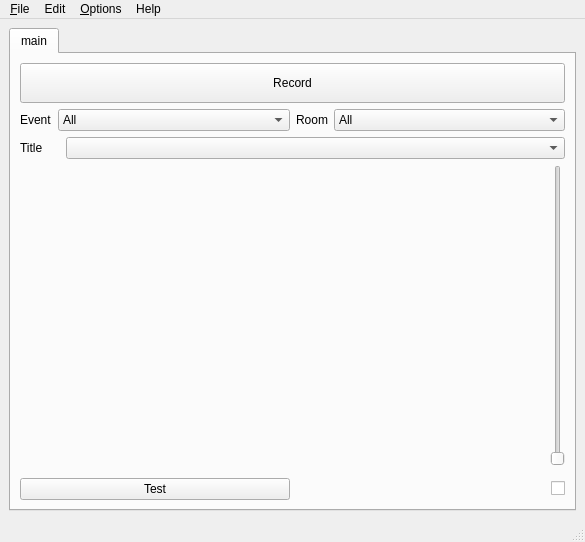
<?xml version="1.0" encoding="UTF-8"?>
<ui version="4.0">
 <class>FreeseerMainWindow</class>
 <widget class="QMainWindow" name="FreeseerMainWindow">
  <property name="geometry">
   <rect>
    <x>0</x>
    <y>0</y>
    <width>585</width>
    <height>542</height>
   </rect>
  </property>
  <property name="windowTitle">
   <string>freeseer - portable presentation recording station</string>
  </property>
  <property name="windowIcon">
   <iconset resource="../../development/freeseer/src/freeseer/frontend/default/forms/resource.qrc">
    <normaloff>:/freeseer/freeseer_logo.png</normaloff>:/freeseer/freeseer_logo.png</iconset>
  </property>
  <widget class="QWidget" name="centralwidget">
   <property name="autoFillBackground">
    <bool>false</bool>
   </property>
   <layout class="QHBoxLayout" name="horizontalLayout_4">
    <item>
     <widget class="QTabWidget" name="editTab">
      <property name="enabled">
       <bool>true</bool>
      </property>
      <property name="tabPosition">
       <enum>QTabWidget::North</enum>
      </property>
      <property name="currentIndex">
       <number>0</number>
      </property>
      <property name="elideMode">
       <enum>Qt::ElideNone</enum>
      </property>
      <property name="usesScrollButtons">
       <bool>true</bool>
      </property>
      <property name="documentMode">
       <bool>false</bool>
      </property>
      <property name="tabsClosable">
       <bool>false</bool>
      </property>
      <widget class="QWidget" name="main">
       <attribute name="title">
        <string>main</string>
       </attribute>
       <layout class="QVBoxLayout" name="verticalLayout_2">
        <item>
         <widget class="QPushButton" name="recordButton">
          <property name="minimumSize">
           <size>
            <width>0</width>
            <height>40</height>
           </size>
          </property>
          <property name="text">
           <string>Record</string>
          </property>
          <property name="icon">
           <iconset resource="../../development/freeseer/src/freeseer/frontend/default/forms/resource.qrc">
            <normaloff>:/recordButton/record_red_button.png</normaloff>
            <normalon>:/recordButton/stop_red_button.png</normalon>:/recordButton/record_red_button.png</iconset>
          </property>
          <property name="checkable">
           <bool>true</bool>
          </property>
         </widget>
        </item>
        <item>
         <layout class="QHBoxLayout" name="eventAndRoomLayout">
          <item>
           <widget class="QLabel" name="label_2">
            <property name="sizePolicy">
             <sizepolicy hsizetype="Maximum" vsizetype="Preferred">
              <horstretch>0</horstretch>
              <verstretch>0</verstretch>
             </sizepolicy>
            </property>
            <property name="minimumSize">
             <size>
              <width>0</width>
              <height>0</height>
             </size>
            </property>
            <property name="sizeIncrement">
             <size>
              <width>0</width>
              <height>0</height>
             </size>
            </property>
            <property name="text">
             <string>Event</string>
            </property>
           </widget>
          </item>
          <item>
           <widget class="QComboBox" name="eventList">
            <item>
             <property name="text">
              <string>All</string>
             </property>
            </item>
           </widget>
          </item>
          <item>
           <widget class="QLabel" name="label_6">
            <property name="sizePolicy">
             <sizepolicy hsizetype="Maximum" vsizetype="Preferred">
              <horstretch>0</horstretch>
              <verstretch>0</verstretch>
             </sizepolicy>
            </property>
            <property name="maximumSize">
             <size>
              <width>16777215</width>
              <height>24</height>
             </size>
            </property>
            <property name="text">
             <string>Room</string>
            </property>
           </widget>
          </item>
          <item>
           <widget class="QComboBox" name="roomList">
            <item>
             <property name="text">
              <string>All</string>
             </property>
            </item>
           </widget>
          </item>
         </layout>
        </item>
        <item>
         <layout class="QHBoxLayout" name="talkListLayout">
          <item>
           <widget class="QLabel" name="talkLabel">
            <property name="maximumSize">
             <size>
              <width>40</width>
              <height>24</height>
             </size>
            </property>
            <property name="text">
             <string>Title</string>
            </property>
            <property name="buddy">
             <cstring>talkList</cstring>
            </property>
           </widget>
          </item>
          <item>
           <widget class="QComboBox" name="talkList">
            <property name="toolTip">
             <string>Title of the presentation being recorded.  For example &quot;Thanh Ha - Introduction to Freeseer&quot;</string>
            </property>
           </widget>
          </item>
         </layout>
        </item>
        <item>
         <layout class="QGridLayout" name="gridLayout">
          <item row="0" column="0" rowspan="2">
           <widget class="QWidget" name="previewWidget" native="true"/>
          </item>
          <item row="0" column="2">
           <widget class="QSlider" name="audioFeedbackSlider">
            <property name="enabled">
             <bool>false</bool>
            </property>
            <property name="focusPolicy">
             <enum>Qt::NoFocus</enum>
            </property>
            <property name="maximum">
             <number>100</number>
            </property>
            <property name="singleStep">
             <number>0</number>
            </property>
            <property name="orientation">
             <enum>Qt::Vertical</enum>
            </property>
           </widget>
          </item>
         </layout>
        </item>
        <item>
         <layout class="QHBoxLayout" name="horizontalLayout_6">
          <item>
           <widget class="QPushButton" name="testButton">
            <property name="text">
             <string>Test</string>
            </property>
            <property name="checkable">
             <bool>true</bool>
            </property>
           </widget>
          </item>
          <item>
           <widget class="QCheckBox" name="audioFeedbackCheckbox">
            <property name="maximumSize">
             <size>
              <width>16777215</width>
              <height>16777215</height>
             </size>
            </property>
            <property name="toolTip">
             <string>Enable audio feedback (plays back recording audio to speakers)</string>
            </property>
            <property name="layoutDirection">
             <enum>Qt::RightToLeft</enum>
            </property>
            <property name="text">
             <string/>
            </property>
            <property name="icon">
             <iconset resource="../../development/freeseer/src/freeseer/frontend/default/forms/resource.qrc">
              <normaloff>:/headphones/headphones.png</normaloff>:/headphones/headphones.png</iconset>
            </property>
           </widget>
          </item>
         </layout>
        </item>
       </layout>
      </widget>
     </widget>
    </item>
   </layout>
  </widget>
  <widget class="QStatusBar" name="statusbar"/>
  <widget class="QMenuBar" name="menubar">
   <property name="geometry">
    <rect>
     <x>0</x>
     <y>0</y>
     <width>585</width>
     <height>26</height>
    </rect>
   </property>
   <widget class="QMenu" name="menuFile">
    <property name="title">
     <string>&amp;File</string>
    </property>
    <addaction name="actionExit"/>
   </widget>
   <widget class="QMenu" name="menuHelp">
    <property name="title">
     <string>Help</string>
    </property>
    <addaction name="actionAbout"/>
   </widget>
   <widget class="QMenu" name="menuOptions">
    <property name="title">
     <string>&amp;Options</string>
    </property>
    <widget class="QMenu" name="menuLanguage">
     <property name="title">
      <string>Language</string>
     </property>
    </widget>
    <addaction name="menuLanguage"/>
   </widget>
   <widget class="QMenu" name="menuEdit">
    <property name="title">
     <string>Edit</string>
    </property>
    <addaction name="actionPreferences"/>
    <addaction name="actionEdit_talks"/>
   </widget>
   <addaction name="menuFile"/>
   <addaction name="menuEdit"/>
   <addaction name="menuOptions"/>
   <addaction name="menuHelp"/>
  </widget>
  <action name="actionExit">
   <property name="text">
    <string>&amp;Quit</string>
   </property>
   <property name="shortcut">
    <string>Ctrl+Q</string>
   </property>
   <property name="shortcutContext">
    <enum>Qt::ApplicationShortcut</enum>
   </property>
  </action>
  <action name="actionAbout">
   <property name="text">
    <string>About</string>
   </property>
  </action>
  <action name="action">
   <property name="text">
    <string/>
   </property>
  </action>
  <action name="actionEdit_talks">
   <property name="text">
    <string>Edit Talks</string>
   </property>
  </action>
  <action name="actionPreferences">
   <property name="text">
    <string>Preferences</string>
   </property>
  </action>
 </widget>
 <tabstops>
  <tabstop>recordButton</tabstop>
  <tabstop>talkList</tabstop>
  <tabstop>audioFeedbackCheckbox</tabstop>
  <tabstop>audioFeedbackSlider</tabstop>
 </tabstops>
 <resources>
  <include location="../../development/freeseer/src/freeseer/frontend/default/forms/resource.qrc"/>
 </resources>
 <connections>
  <connection>
   <sender>testButton</sender>
   <signal>toggled(bool)</signal>
   <receiver>audioFeedbackCheckbox</receiver>
   <slot>setDisabled(bool)</slot>
   <hints>
    <hint type="sourcelabel">
     <x>241</x>
     <y>494</y>
    </hint>
    <hint type="destinationlabel">
     <x>563</x>
     <y>497</y>
    </hint>
   </hints>
  </connection>
  <connection>
   <sender>testButton</sender>
   <signal>toggled(bool)</signal>
   <receiver>recordButton</receiver>
   <slot>setDisabled(bool)</slot>
   <hints>
    <hint type="sourcelabel">
     <x>114</x>
     <y>494</y>
    </hint>
    <hint type="destinationlabel">
     <x>252</x>
     <y>80</y>
    </hint>
   </hints>
  </connection>
  <connection>
   <sender>recordButton</sender>
   <signal>toggled(bool)</signal>
   <receiver>testButton</receiver>
   <slot>setDisabled(bool)</slot>
   <hints>
    <hint type="sourcelabel">
     <x>177</x>
     <y>77</y>
    </hint>
    <hint type="destinationlabel">
     <x>166</x>
     <y>494</y>
    </hint>
   </hints>
  </connection>
  <connection>
   <sender>recordButton</sender>
   <signal>toggled(bool)</signal>
   <receiver>talkList</receiver>
   <slot>setDisabled(bool)</slot>
   <hints>
    <hint type="sourcelabel">
     <x>374</x>
     <y>78</y>
    </hint>
    <hint type="destinationlabel">
     <x>543</x>
     <y>186</y>
    </hint>
   </hints>
  </connection>
  <connection>
   <sender>recordButton</sender>
   <signal>toggled(bool)</signal>
   <receiver>audioFeedbackCheckbox</receiver>
   <slot>setDisabled(bool)</slot>
   <hints>
    <hint type="sourcelabel">
     <x>422</x>
     <y>83</y>
    </hint>
    <hint type="destinationlabel">
     <x>563</x>
     <y>497</y>
    </hint>
   </hints>
  </connection>
 </connections>
</ui>
